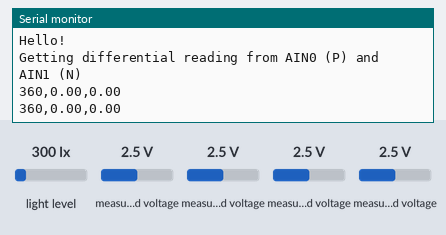
Simulated run of this sketch. Board: Arduino Uno, built with avr-gcc and run on an emulated ATmega328P. Parts: the last lines printed to the serial monitor. Wiring (inferred from the names in the program): BH1750 light sensor at I2C address 0x23. The test bench sets the inputs (shaded band); at power-on: light level 300 lx, measured voltage 2.5 V.

Above: at 1.8 s.
1.9 s: light level set to 40 lx
At 2.9 s:
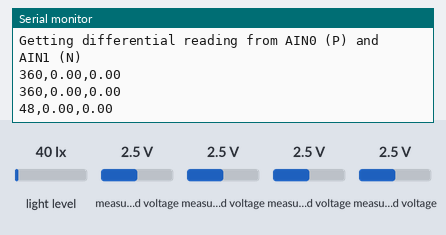
3.4 s: light level set to 500 lx
At 4.6 s:
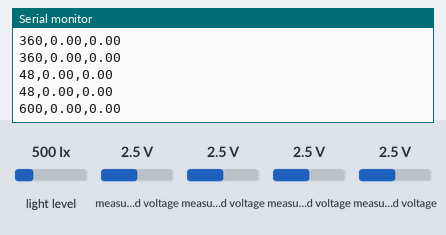
Timing chart, 0 to 6.4 s (numbered marks = the images above; inputs shaded):
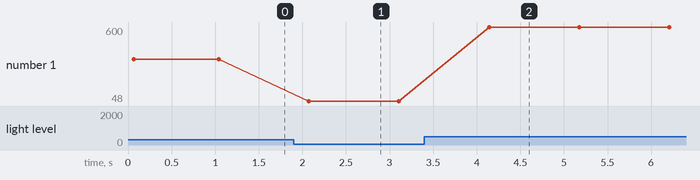

Measured:
- after the input at 1.9 s, the serial monitor: prints a new line after 0.17 s (image 1)
- after the input at 3.4 s, the serial monitor: prints a new line after 0.74 s (image 2)
- plotted number 1: 360 → 48 after the input at 1.9 s, 48 → 600 after the input at 3.4 s

The sketch:

light-current-read.ino
```cpp
#include <Wire.h>
#include <Adafruit_ADS1015.h>

 Adafruit_ADS1115 ads;  /* Use this for the 16-bit version */
// Adafruit_ADS1015 ads;     /* Use thi for the 12-bit version */

unsigned char bh1750_address = 35;

unsigned int current_gain = 0;

void setup(void)
{
  Serial.begin(9600);
  Serial.println("Hello!");

  Wire.begin();        // join i2c bus (address optional for master)

  Serial.println("Getting differential reading from AIN0 (P) and AIN1 (N)");
  //Serial.println("ADC Range:  +/- 1.024V  1 bit = 0.015625mV");

  // The ADC input range (or gain) can be changed via the following
  // functions, but be careful never to exceed VDD +0.3V max, or to
  // exceed the upper and lower limits if you adjust the input range!
  // Setting these values incorrectly may destroy your ADC!
  //                                                                ADS1015  ADS1115
  //                                                                -------  -------
   ads.setGain(GAIN_TWOTHIRDS);  // 2/3x gain +/- 6.144V  1 bit = 3mV      0.1875mV (default)
  // ads.setGain(GAIN_ONE);        // 1x gain   +/- 4.096V  1 bit = 2mV      0.125mV
  // ads.setGain(GAIN_TWO);        // 2x gain   +/- 2.048V  1 bit = 1mV      0.0625mV
  // ads.setGain(GAIN_FOUR);       // 4x gain   +/- 1.024V  1 bit = 0.5mV    0.03125mV
  // ads.setGain(GAIN_EIGHT);      // 8x gain   +/- 0.512V  1 bit = 0.25mV   0.015625mV
  // ads.setGain(GAIN_SIXTEEN);    // 16x gain  +/- 0.256V  1 bit = 0.125mV  0.0078125mV

  ads.begin();
}

void loop(void)
{

  Wire.beginTransmission(bh1750_address); // transmit to device #35 (0x23)
  Wire.write(byte(0x10));            // sends instruction byte
  Wire.endTransmission();    // stop transmitting
  Wire.requestFrom(bh1750_address,2);    // request 2 bytes from slave device #2
  unsigned int light = 0;
  light = ((Wire.read()<<8) | (Wire.read())); // receive a byte as character
  Serial.print(light);
  Serial.print("," );

  int16_t results, results1;
  float multiplier;

  /* Be sure to update this value based on the IC and the gain settings! */
  // float   multiplier = 3.0F;    /* ADS1015 @ +/- 6.144V gain (12-bit results) */
  //float multiplier = 0.1875F; /* ADS1115  @ +/- 6.144V gain (16-bit results) */
  //  float   multiplier = 0.0078125F;    /* ADS1115 @ +/- 0.256V gain (16-bit results) */
  // float   multiplier = 0.015625F;    /* ADS1115 @ +/- 0.512V gain (16-bit results) */

  // read current
 switch (current_gain) {
    case 0:
      ads.setGain(GAIN_TWOTHIRDS);       // 2/3x gain +/- 6.144V  1 bit = 0.1875mV (default)
      multiplier = 0.1875F;    // 2/3x gain +/- 6.144V  1 bit = 0.1875mV (default)
      break;
    case 1:
      ads.setGain(GAIN_ONE);      // 1x gain   +/- 4.096V  1 bit = 0.125mV
      multiplier = 0.125F;      // 1x gain   +/- 4.096V  1 bit = 0.125mV
      break;
    case 2:
      ads.setGain(GAIN_TWO);      // 2x gain   +/- 2.048V  1 bit = 0.0625mV
      multiplier = 0.0625F;      // 2x gain   +/- 2.048V  1 bit = 0.0625mV
      break;
    case 4:
      ads.setGain(GAIN_FOUR);       // 4x gain   +/- 1.024V  1 bit = 0.03125mV
      multiplier = 0.03125F;  // 4x gain   +/- 1.024V  1 bit = 0.03125mV
      break;
    case 8:
      ads.setGain(GAIN_EIGHT);      // 8x gain   +/- 0.512V  1 bit = 0.015625mV
      multiplier = 0.015625F;    // 8x gain   +/- 0.512V  1 bit = 0.015625mV
      break;
    case 16:
      ads.setGain(GAIN_SIXTEEN);    // 16x gain  +/- 0.256V  1 bit = 0.0078125mV
      multiplier = 0.0078125F;    // 16x gain  +/- 0.256V  1 bit = 0.0078125mV
      break;
    default:
      ads.setGain(GAIN_TWOTHIRDS);       // 2/3x gain +/- 6.144V  1 bit = 0.1875mV (default)
      multiplier = 0.1875F;    // 2/3x gain +/- 6.144V  1 bit = 0.1875mV (default)
      break;
  }
  results = ads.readADC_Differential_0_1();

  // Read voltage
  ads.setGain(GAIN_ONE);
  float   multiplier1 = 0.125F;
  results1 = ads.readADC_Differential_2_3();


  //Serial.print("Differential: "); Serial.print(results); Serial.print("("); Serial.print(results * multiplier); Serial.println("mV)");
  //Serial.println(results);
  Serial.print(results * multiplier); // current
  Serial.print(",");
  Serial.println(results1 * multiplier1); // voltage
  delay(1000);
}
```
